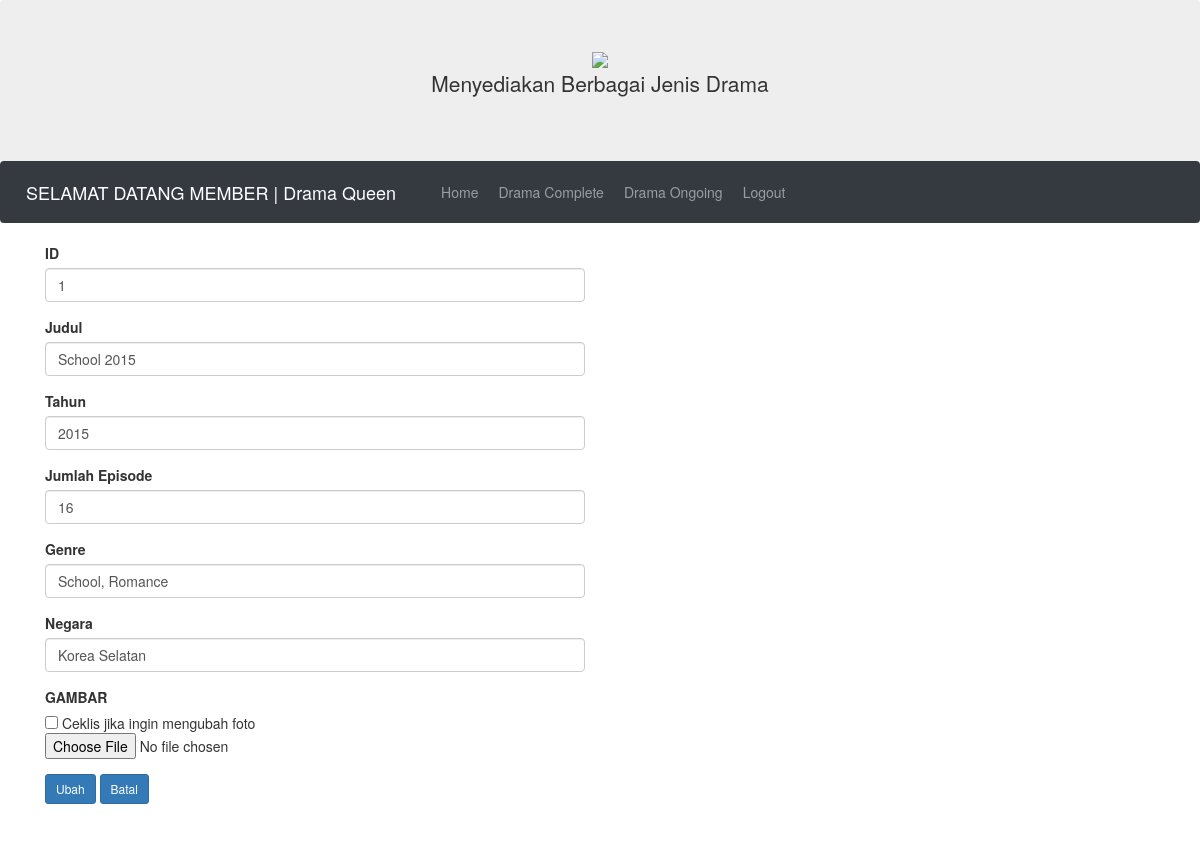
The app's page /on-member/index.php?page=complete/edit&id=1 (signed in) with its own data.
### tables this page shows
CREATE TABLE `complete` (
  `id` int(5) NOT NULL,
  `judul` varchar(30) NOT NULL,
  `tahun` int(4) NOT NULL,
  `jumlah_ep` int(5) NOT NULL,
  `genre` varchar(30) NOT NULL,
  `negara` varchar(20) NOT NULL,
  `gambar` varchar(200) NOT NULL
);

### on-member/views/complete/edit.php (the view, shortened to what this page needs)
<?php
$urlcrud = "index.php?page=complete/";
	include "koneksi.php";
	$id = $_GET['id'];
	$query = "SELECT * FROM complete WHERE id='".$id."'";
	$sql = mysqli_query($connect, $query);
	$data = mysqli_fetch_array($sql);
	?>
	<div class="row">
	<div class="col-lg-6">
	<form method="post" action="<?= $urlcrud.'proses_edit&id='.$data['id'] ?>" enctype="multipart/form-data">
			<div class="form-group">
				<label>ID</label>
				<input type="text" name="id" value="<?php echo $data['id']; ?>" class="form-control" required>
			</div>
			<div class="form-group">
				<label>Judul</label>
				<input type="text" name="judul" value="<?php echo $data['judul']; ?>" class="form-control" required>
			</div>
			<div class="form-group">
				<label>Tahun</label>
				<input type="text" name="tahun" value="<?php echo $data['tahun']; ?>" class="form-control" required>
			</div>
			<div class="form-group">
				<label>Jumlah Episode</label>
				<input type="text" name="jumlah_ep" value="<?php echo $data['jumlah_ep']; ?>" class="form-control" required>
			</div>
			<div class="form-group">
				<label>Genre</label>
				<input type="text" name="genre" value="<?php echo $data['genre']; ?>" class="form-control" required>
			</div>
			<div class="form-group">
				<label>Negara</label>
				<input type="text" name="negara" value="<?php echo $data['negara']; ?>" class="form-control" required>
			</div>
			<div class="form-group">
				<label>GAMBAR</label><br>
				<input type="checkbox" name="ubah_foto" value="true"> Ceklis jika ingin mengubah foto<br>
				<input type="file" name="gambar" required>
			</div>
			<input type="submit" class="btn btn-primary btn-sm" name="Ubah" value="Ubah">
			<a href="index.php"><input type="button" class="btn btn-primary btn-sm" value="Batal"></a>
			<br>
			<br>
			<br>
			<br>
		</form>
	</div>
</div>

### records on screen
complete: id "1", judul "School 2015", tahun "2015", jumlah_ep "16", genre "School, Romance", negara "Korea Selatan"
